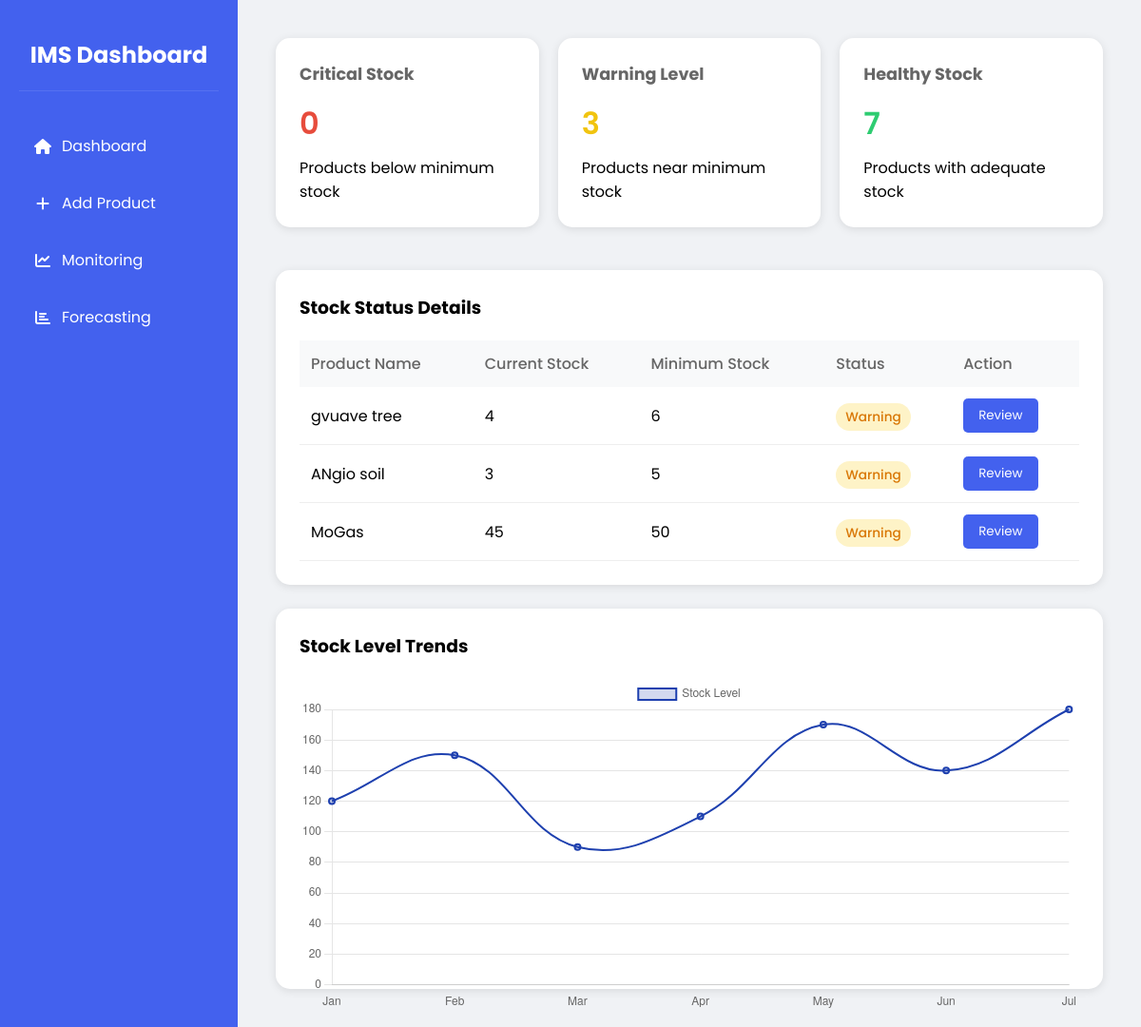
Screenshot of /monitoring with the database file from the repository.
### app/models/product.py (models this page shows, shortened)
class Product(db.Model):
    id = db.Column(db.Integer, primary_key=True)
    name = db.Column(db.String(100), nullable=False)
    description = db.Column(db.String(500))
    current_stock = db.Column(db.Integer, default=0)
    minimum_stock = db.Column(db.Integer, default=10)
    unit_price = db.Column(db.Float, nullable=False)
    created_at = db.Column(db.DateTime, default=datetime.utcnow)

### app/routes/main.py (the view)
@bp.route('/monitoring')
def monitoring():
    alerts = StockMonitor.get_stock_alerts()
    products = Product.query.all()
    product_data = {
        product.id: {
            'name': product.name,
            'stock': product.current_stock,
            'description': product.description
        } for product in products
    }
    return render_template('monitoring.html',
                         alerts=alerts,
                         products=product_data)

### app/services/monitoring.py (called while the page is built)
    @staticmethod
    def get_stock_alerts():
        alerts = {
            'critical': [],
            'warning': [],
            'healthy': []
        }
        products = Product.query.all()
        for product in products:
            if product.current_stock <= product.minimum_stock * 0.5:
                alerts['critical'].append(product)
            elif product.current_stock <= product.minimum_stock:
                alerts['warning'].append(product)
            else:
                alerts['healthy'].append(product)
        return alerts

### app/templates/monitoring.html (shortened to what this page needs)
<!DOCTYPE html>
<html>
  <head>
    <link
      href="https://cdnjs.cloudflare.com/ajax/libs/font-awesome/6.0.0/css/all.min.css"
      rel="stylesheet"
    />
  </head>
  <body>
    <div class="sidebar">
      <div class="sidebar-header">
        <h2>IMS Dashboard</h2>
      </div>
      <div class="nav-menu">
        <a href="{{ url_for('main.dashboard') }}">
          <div class="nav-item"><i class="fas fa-home"></i> Dashboard</div>
        </a>
        <a href="{{ url_for('main.add_product') }}">
          <div class="nav-item"><i class="fas fa-plus"></i> Add Product</div>
        </a>
        <a href="{{ url_for('main.monitoring') }}">
          <div class="nav-item">
            <i class="fas fa-chart-line"></i> Monitoring
          </div>
        </a>
        <a href="{{ url_for('main.forecasting') }}">
          <div class="nav-item">
            <i class="fas fa-chart-bar"></i> Forecasting
          </div>
        </a>
      </div>
    </div>
    <div class="main-content">
      <div class="monitoring-container">
        <div class="status-overview">
          <div class="status-card critical">
            <h3>Critical Stock</h3>
            <div class="status-value">{{ alerts.critical|length }}</div>
            <p>Products below minimum stock</p>
          </div>
          <div class="status-card warning">
            <h3>Warning Level</h3>
            <div class="status-value">{{ alerts.warning|length }}</div>
            <p>Products near minimum stock</p>
          </div>
          <div class="status-card healthy">
            <h3>Healthy Stock</h3>
            <div class="status-value">{{ alerts.healthy|length }}</div>
            <p>Products with adequate stock</p>
          </div>
        </div>
        <div class="stock-table">
          <h3 style="margin-bottom: 20px">Stock Status Details</h3>
          <table>
            <thead>
              <tr>
                <th>Product Name</th>
                <th>Current Stock</th>
                <th>Minimum Stock</th>
                <th>Status</th>
                <th>Action</th>
              </tr>
            </thead>
            <tbody>
               {% for product in alerts.warning %}
              <tr>
                <td>{{ product.name }}</td>
                <td>{{ product.current_stock }}</td>
                <td>{{ product.minimum_stock }}</td>
                <td>
                  <span class="status-badge status-warning">Warning</span>
                </td>
                <td>
                  <button class="action-btn review-btn" data-id="123">
                    Review
                  </button>
                </td>
              </tr>
              {% endfor %}
            </tbody>
          </table>
        </div>
        <div class="chart-container">
          <h3 style="margin-bottom: 20px">Stock Level Trends</h3>
          <canvas id="stock-trend"></canvas>
        </div>
      </div>
    </div>
    <script>
      document.addEventListener("DOMContentLoaded", function () {
        const ctx = document.getElementById("stock-trend").getContext("2d");
        const stockData = {
          labels: ["Jan", "Feb", "Mar", "Apr", "May", "Jun", "Jul"],
          datasets: [
            {
              label: "Stock Level",
              data: [120, 150, 90, 110, 170, 140, 180],
              borderColor: "#1E40AF",
              backgroundColor: "rgba(30, 64, 175, 0.2)",
              borderWidth: 2,
              tension: 0.4, // Smooth curves
            },
          ],
        };
        new Chart(ctx, {
          type: "line",
          data: stockData,
          options: {
            responsive: true,
            maintainAspectRatio: false,
            scales: {
              x: { grid: { display: false } },
              y: { beginAtZero: true },
            },
          },
        });
      });
    </script>
  </body>
</html>

### app/templates/monitoring.html (style rules this page uses)
* { margin: 0; padding: 0; box-sizing: border-box; font-family: "Poppins", sans-serif; }
:root { --primary-color: #4361ee; --secondary-color: #3f37c9; --accent-color: #4895ef; --light-bg: #f0f2f5; --danger: #e74c3c; --warning: #f1c40f; --success: #2ecc71; }
body { background-color: var(--light-bg); display: grid; grid-template-columns: 250px 1fr; min-height: 100vh; }
.sidebar { background: var(--primary-color); color: white; padding: 20px; }
.main-content { padding: 40px; }
.monitoring-container { display: grid; gap: 25px; }
.status-overview { display: grid; grid-template-columns: repeat(auto-fit, minmax(250px, 1fr)); gap: 20px; margin-bottom: 20px; }
.status-card { background: white; padding: 25px; border-radius: 15px; box-shadow: 0 2px 10px rgba(0, 0, 0, 0.1); }
.status-card h3 { color: #666; font-size: 1.1em; margin-bottom: 15px; }
.status-value { font-size: 2em; font-weight: 600; margin: 10px 0; }
.critical .status-value { color: var(--danger); }
.warning .status-value { color: var(--warning); }
.healthy .status-value { color: var(--success); }
.stock-table { background: white; padding: 25px; border-radius: 15px; box-shadow: 0 2px 10px rgba(0, 0, 0, 0.1); }
.stock-table table { width: 100%; border-collapse: collapse; }
.stock-table th { background: #f8f9fa; padding: 12px; text-align: left; font-weight: 500; color: #666; }
.stock-table td { padding: 12px; border-bottom: 1px solid #eee; }
.status-badge { padding: 5px 10px; border-radius: 15px; font-size: 0.85em; font-weight: 500; }
.status-warning { background: #fef3c7; color: #d97706; }
.action-btn { padding: 8px 16px; border: none; border-radius: 5px; background: var(--primary-color); color: white; cursor: pointer; transition: all 0.3s; }
.chart-container { background: white; padding: 25px; border-radius: 15px; box-shadow: 0 2px 10px rgba(0, 0, 0, 0.1); height: 400px; }
.sidebar-header { padding: 20px 0; text-align: center; border-bottom: 1px solid rgba(255, 255, 255, 0.1); }
.nav-menu { margin-top: 30px; }
.nav-item { padding: 15px; margin: 5px 0; border-radius: 8px; transition: all 0.3s; display: flex; align-items: center; }
.nav-item i { margin-right: 10px; width: 20px; text-align: center; }
a { text-decoration: none; color: inherit; }

### rows the page displays
Product: name "gvuave tree", current_stock "4", minimum_stock "6"
Product: name "ANgio soil", current_stock "3", minimum_stock "5"
Product: name "MoGas", current_stock "45", minimum_stock "50"

### other values shown
{{ alerts.critical|length }} "0"
{{ alerts.warning|length }} "3"
{{ alerts.healthy|length }} "7"
